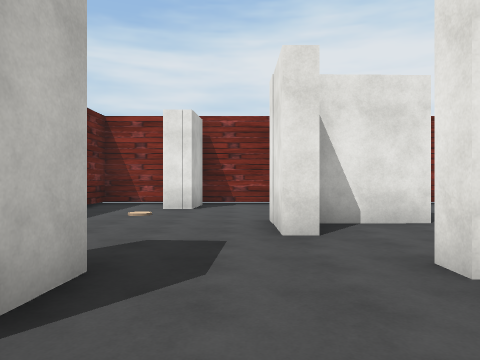
[1] (above)

13 first-person views from a walk through a Unity game level. The camera is 1.5 m above the floor, looks level and sees 70° across. The floor is counted in squares, 2 m on a side. Each view is taken from the middle of a square. On the plan, view 1 faces up. The plan holds only what a view shows up to about 11 squares ahead; the rest is blank. The player character is not drawn. Some animated figures are left out. Some surface patterns are stand-ins.

[2]
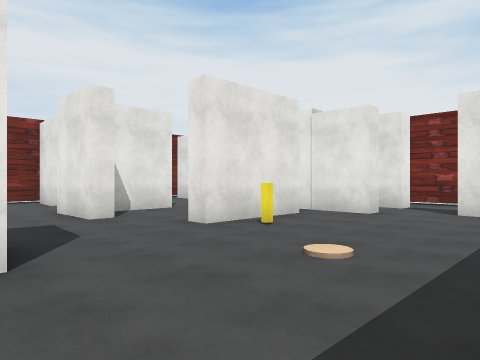

[3]
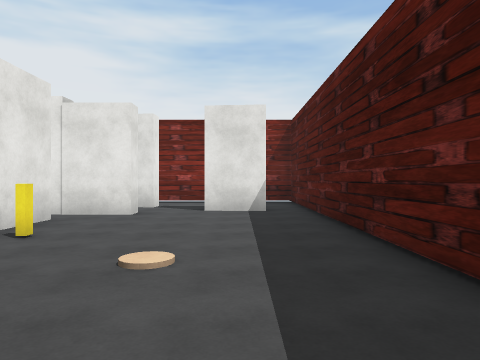

[4]
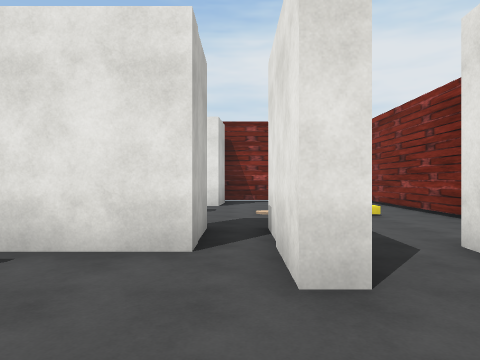

[5]
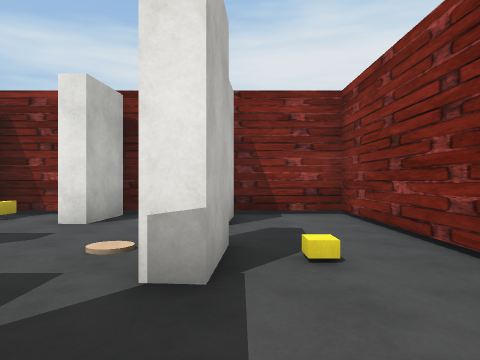

[6]
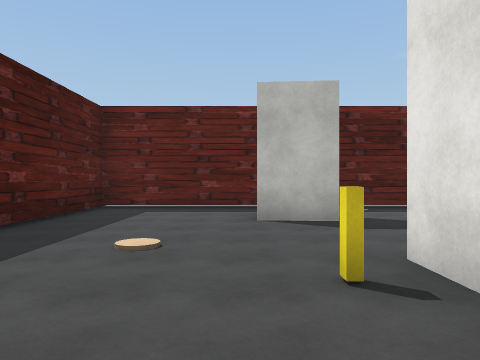

[7]
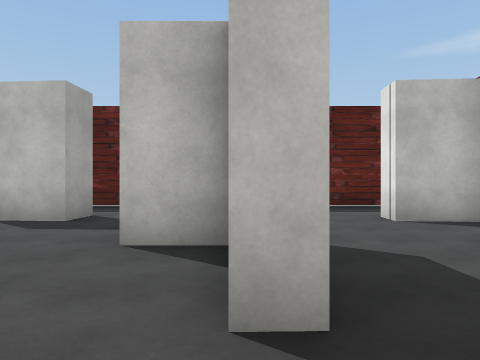

[8]
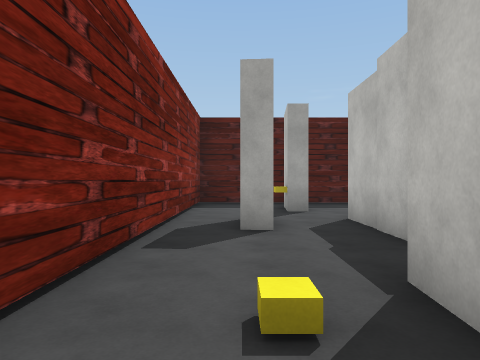

[9]
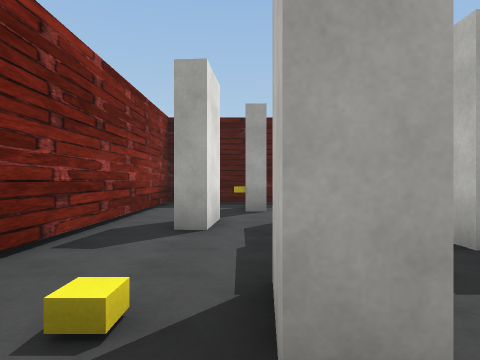

[10]
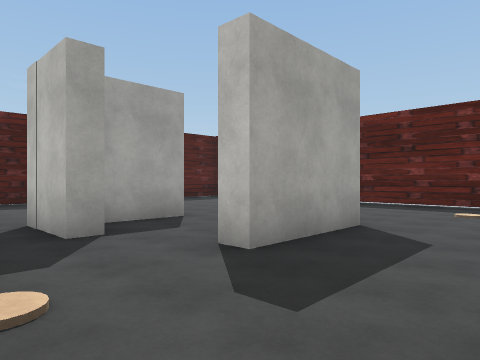

[11]
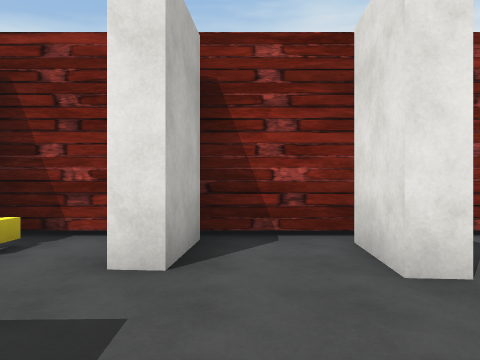

[12]
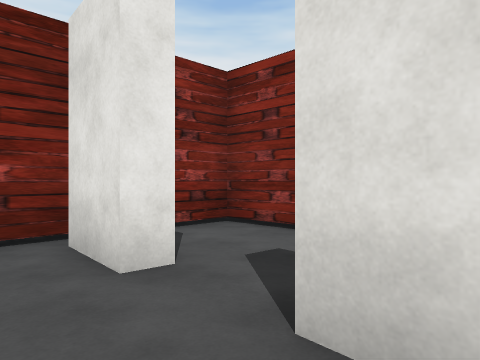

[13]
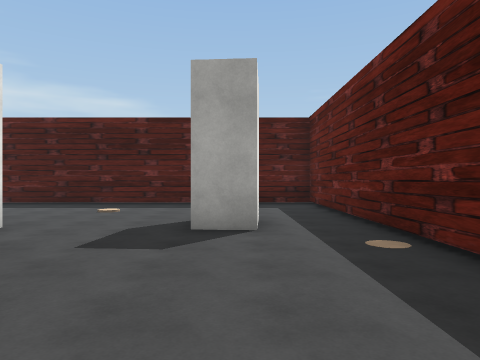

### Floor plan
Ten units are one square. View 1 is at (0, 0); x grows to the right and y downward. Boxes are objects, and circles mark ways between rooms. Rooms are numbered by the first view taken in them; rooms with no view inside come last. Other rooms are left out.
<svg viewBox="-47 -111 144 143">
<path fill="none" stroke="#000" d="M39 -44 45 -44 45 -26 18 -26 18 -31M6 -46 6 -64 33 -64 33 -59M59 -39 59 -13 54 -13 54 -42M63 -62 64 -70 69 -70 68 -55 62 -55M11 -88 13 -103M68 -86 63 -86 64 -102M45 -104 45 -88 38 -88M-23 -19 -23 -29 -13 -28 -14 -12M79 -13 74 -13 75 -29 81 -28M69 -100 68 -91M69 1 68 16M-11 -104 -12 -88 -20 -89M63 17 64 1 72 2M92 -106 -42 -106 -42 27 92 27 92 -106M18 -31 35 -31M11 -59 11 -46 6 -46M33 -59 14 -59"/>
<rect x="75" y="-65" width="10" height="10" fill="#bbb"><title>other object</title></rect>
<circle cx="20" cy="-43" r="3" fill="#2a7"/>
<text x="30" y="-50">1</text>
<text x="20" y="-40">2</text>
</svg>
Room 1 opens to room 2.

Where each view was taken, in squares from view 1:
view 1: 0 up, 0 right, facing up
view 2: 2 down, 2 left, facing up-right
view 3: 1 down, 2 left, facing right
view 4: 1 down, 5 right, facing up
view 5: 3 up, 7 right, facing up
view 6: 1 up, 5 right, facing left
view 7: 6 up, 5 right, facing left
view 8: 8 up, 8 right, facing down
view 9: 8 up, 7 right, facing down
view 10: 9 up, 6 right, facing down-left
view 11: 6 up, 5 right, facing up
view 12: 6 up, 5 right, facing up-right
view 13: 8 up, 2 left, facing down
